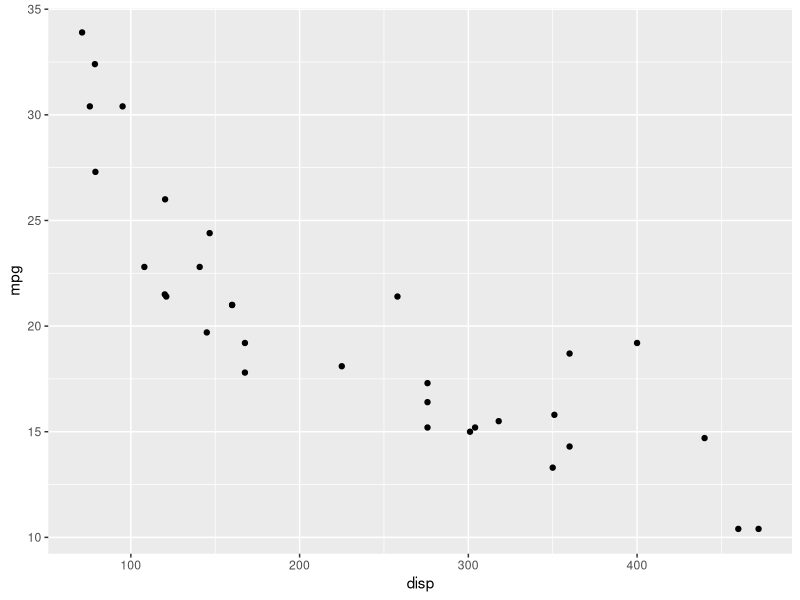
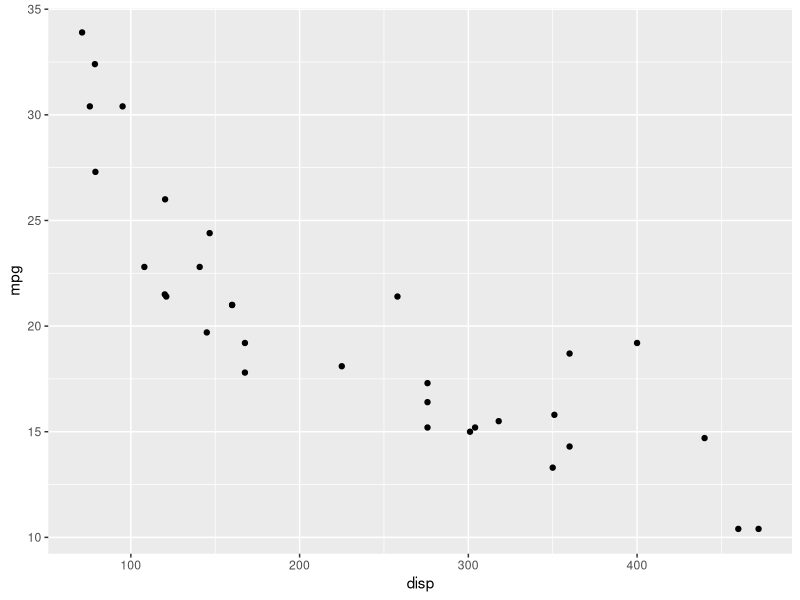
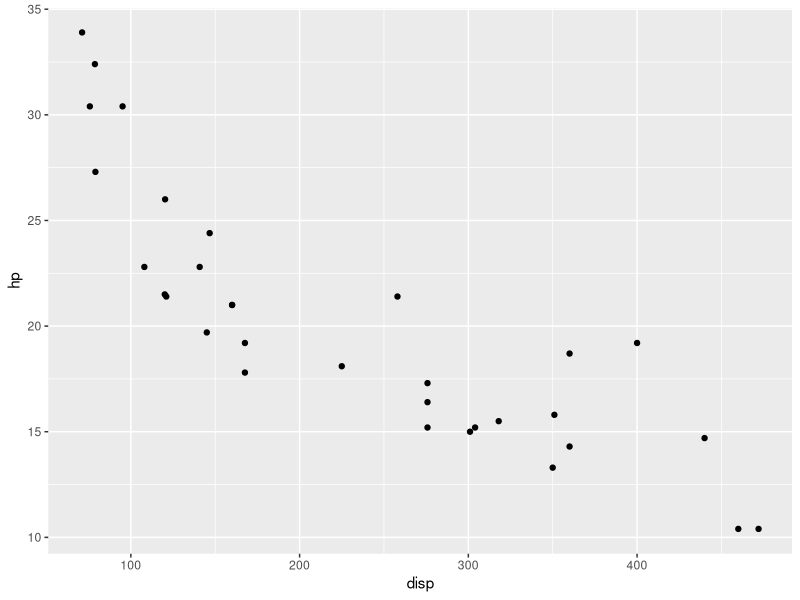
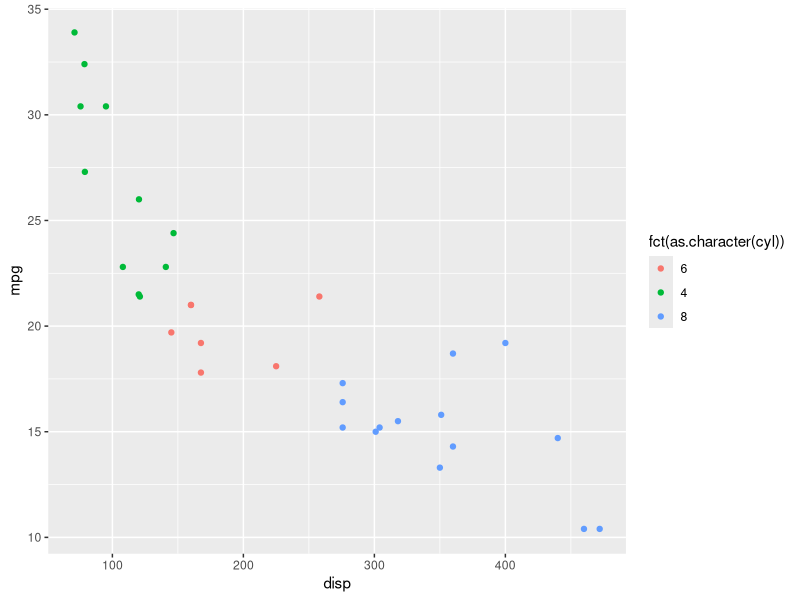
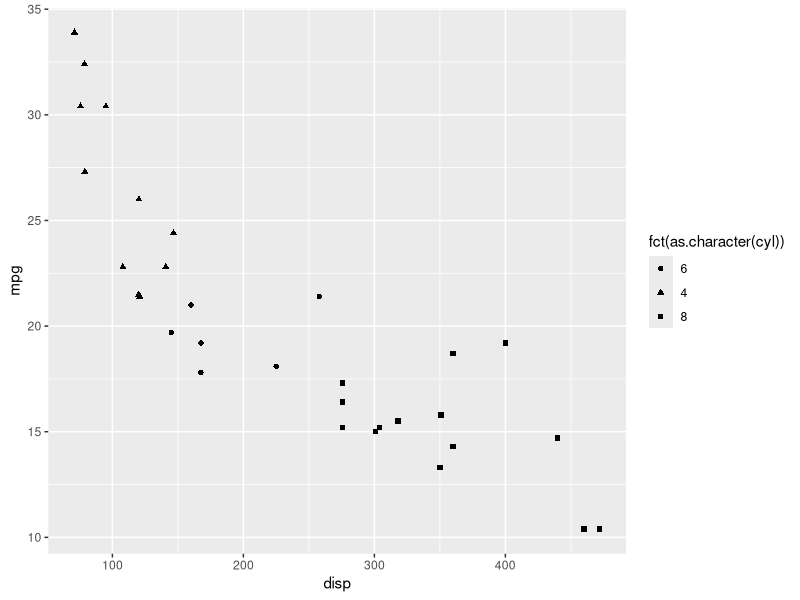
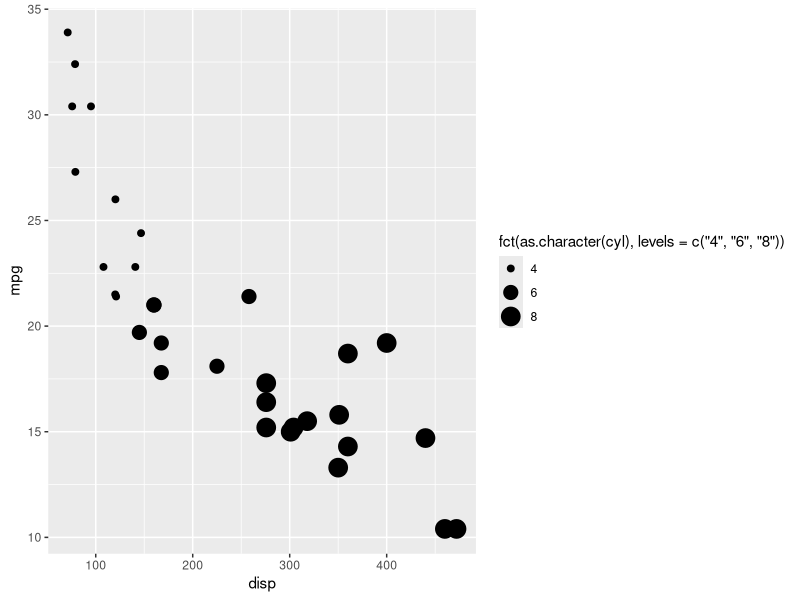
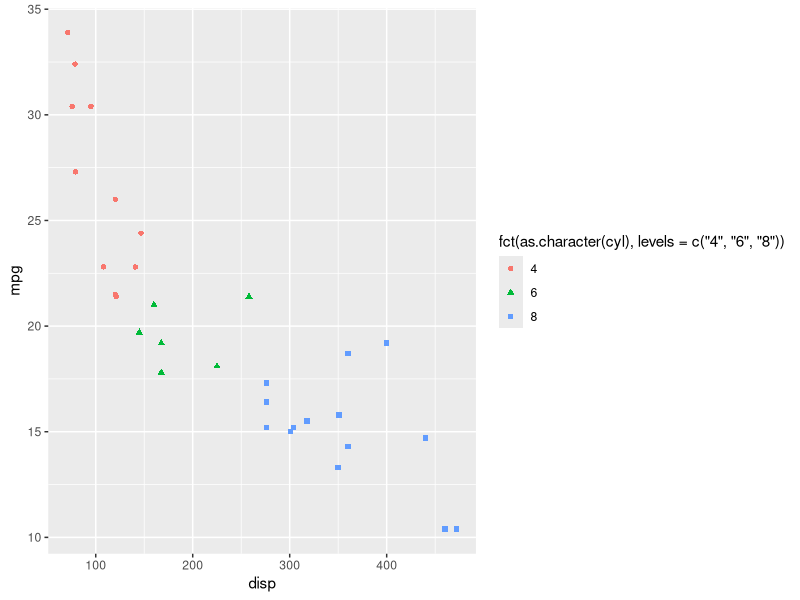

The R script that drew these images, in order:
## ---- chunk 1
#| label: setup
#| message: false
library(tidyverse)
library(ggpubr)

options(
  paged.print = FALSE
)
## ---- chunk 2
ggplot(data = mtcars, mapping = aes(x = disp, y = mpg)) +
  geom_point()
## ---- chunk 3
# gir samme ressultat som ovenfor, formulert annerledes
ggplot() +
  geom_point(data = mtcars, mapping = aes(x = disp, y = mpg))
## ---- chunk 4
mtcars
## ---- chunk 5
## combine aes
ggplot(
  data = mtcars,
  mapping = aes(
    y = hp
  )
  ) +
  geom_point(
    # overstyrer det som er satt for y-aksen i innledene ggplot()
    mapping = aes(
      x = disp,
      y = mpg
      )
    )
## ---- chunk 6
## combine aes
ggplot(
  data = mtcars
  ) +
  geom_point(
    # overstyrer det som er satt for y-aksen i innledene ggplot()
    mapping = aes(
      x = disp,
      y = mpg,
      colour = fct(as.character(cyl))
      )
    )
## ---- chunk 7
## combine aes
ggplot(
  data = mtcars
  ) +
  geom_point(
    # overstyrer det som er satt for y-aksen i innledene ggplot()
    mapping = aes(
      x = disp,
      y = mpg,
      shape = fct(as.character(cyl))
      )
    )
## ---- chunk 8
## combine aes
ggplot(
  data = mtcars
  ) +
  geom_point(
    # overstyrer det som er satt for y-aksen i innledene ggplot()
    mapping = aes(
      x = disp,
      y = mpg,
      size = fct(as.character(cyl), levels = c("4", "6", "8"))
      )
    )
## ---- chunk 9
## combine aes
ggplot(
  data = mtcars
  ) +
  geom_point(
    # overstyrer det som er satt for y-aksen i innledene ggplot()
    mapping = aes(
      x = disp,
      y = mpg,
      colour = fct(as.character(cyl), levels = c("4", "6", "8")),
      shape = fct(as.character(cyl), levels = c("4", "6", "8"))
      )
    )
## ---- chunk 10
mtcars |> 
  as_tibble()
